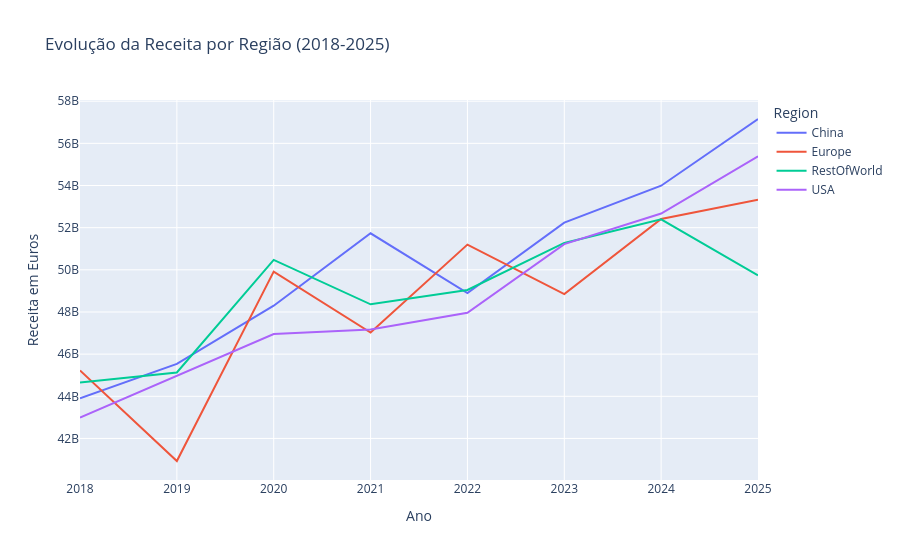

Notebook cell for this chart:
### Code cell
import pandas as pd
import plotly.express as px

# Carregar os dados da BMW
tabela_bmw = pd.read_csv("bmw_global_sales_2018_2025.csv")

# Agrupar os dados por Ano e Região para somar a Receita
receita_ano_regiao = tabela_bmw.groupby(['Year', 'Region'])['Revenue_EUR'].sum().reset_index()

# Criar um gráfico de linhas interativo
grafico = px.line(receita_ano_regiao, 
                  x="Year", 
                  y="Revenue_EUR", 
                  color="Region",
                  title="Evolução da Receita por Região (2018-2025)",
                  labels={'Revenue_EUR': 'Receita em Euros', 'Year': 'Ano'})

# Mostrar o gráfico
grafico.show()

### Figure 1 — Plotly figure (JSON) as saved in the notebook; plotly's stock layout.template omitted (floating-point values rounded to 4 significant figures)
{"data": [{"hovertemplate": "Region=China<br>Ano=%{x}<br>Receita em Euros=%{y}<extra></extra>", "legendgroup": "China", "line": {"color": "#636efa", "dash": "solid"}, "marker": {"symbol": "circle"}, "mode": "lines", "name": "China", "orientation": "v", "showlegend": true, "type": "scatter", "x": [2018, 2019, 2020, 2021, 2022, 2023, 2024, 2025], "xaxis": "x", "y": [43906098288, 45538083738, 48298566836, 51733254067, 48894314065, 52239601754, 53989799850, 57155301885], "yaxis": "y"}, {"hovertemplate": "Region=Europe<br>Ano=%{x}<br>Receita em Euros=%{y}<extra></extra>", "legendgroup": "Europe", "line": {"color": "#EF553B", "dash": "solid"}, "marker": {"symbol": "circle"}, "mode": "lines", "name": "Europe", "orientation": "v", "showlegend": true, "type": "scatter", "x": [2018, 2019, 2020, 2021, 2022, 2023, 2024, 2025], "xaxis": "x", "y": [45228201998, 40930362440, 49914479893, 47025481430, 51195726384, 48846616197, 52413234209, 53324850050], "yaxis": "y"}, {"hovertemplate": "Region=RestOfWorld<br>Ano=%{x}<br>Receita em Euros=%{y}<extra></extra>", "legendgroup": "RestOfWorld", "line": {"color": "#00cc96", "dash": "solid"}, "marker": {"symbol": "circle"}, "mode": "lines", "name": "RestOfWorld", "orientation": "v", "showlegend": true, "type": "scatter", "x": [2018, 2019, 2020, 2021, 2022, 2023, 2024, 2025], "xaxis": "x", "y": [44656431893, 45128605357, 50468166213, 48364466721, 49045729011, 51274297412, 52395827640, 49737510359], "yaxis": "y"}, {"hovertemplate": "Region=USA<br>Ano=%{x}<br>Receita em Euros=%{y}<extra></extra>", "legendgroup": "USA", "line": {"color": "#ab63fa", "dash": "solid"}, "marker": {"symbol": "circle"}, "mode": "lines", "name": "USA", "orientation": "v", "showlegend": true, "type": "scatter", "x": [2018, 2019, 2020, 2021, 2022, 2023, 2024, 2025], "xaxis": "x", "y": [42984486220, 44955377150, 46956854938, 47169734186, 47965554803, 51222057360, 52672206151, 55388019620], "yaxis": "y"}], "layout": {"legend": {"title": {"text": "Region"}, "tracegroupgap": 0}, "title": {"text": "Evolução da Receita por Região (2018-2025)"}, "xaxis": {"anchor": "y", "domain": [0, 1], "title": {"text": "Ano"}}, "yaxis": {"anchor": "x", "domain": [0, 1], "title": {"text": "Receita em Euros"}}}}
